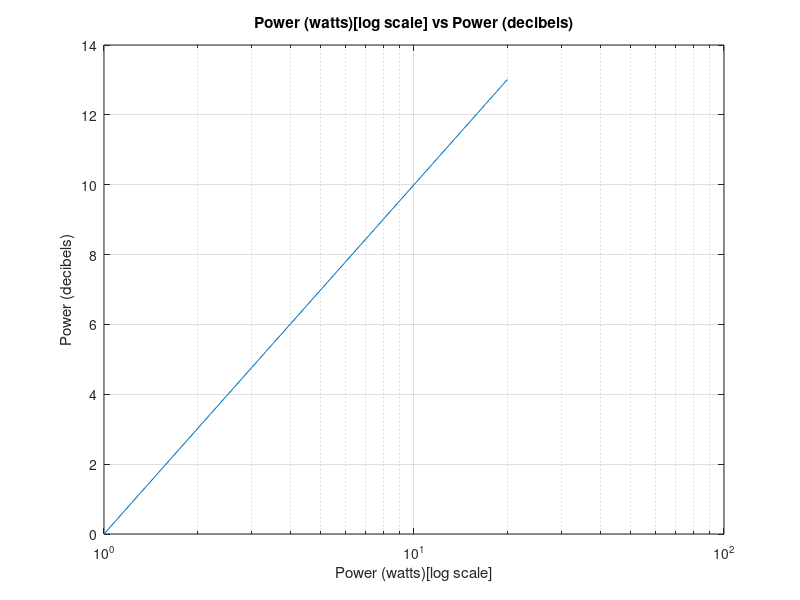

Write MATLAB code to recreate this figure.
% Script File: ch4p23.m
%
% Programmer: Cameron Carroll
%
% February 21, 2012

clear;
clc;
clf;

ref_watts = 1;


% Priming calculation
var_watts(1) = 1;
var_db(1) = 10 * log10(var_watts(1) / ref_watts);

for ii = 2:39
    var_watts(ii) = var_watts(ii-1) + 0.5;
    var_db(ii) = 10 * log10(var_watts(ii) / ref_watts);
end

semilogx(var_watts, var_db);
title('Power (watts)[log scale] vs Power (decibels)');
ylabel('Power (decibels)');
xlabel('Power (watts)[log scale]');
grid on;